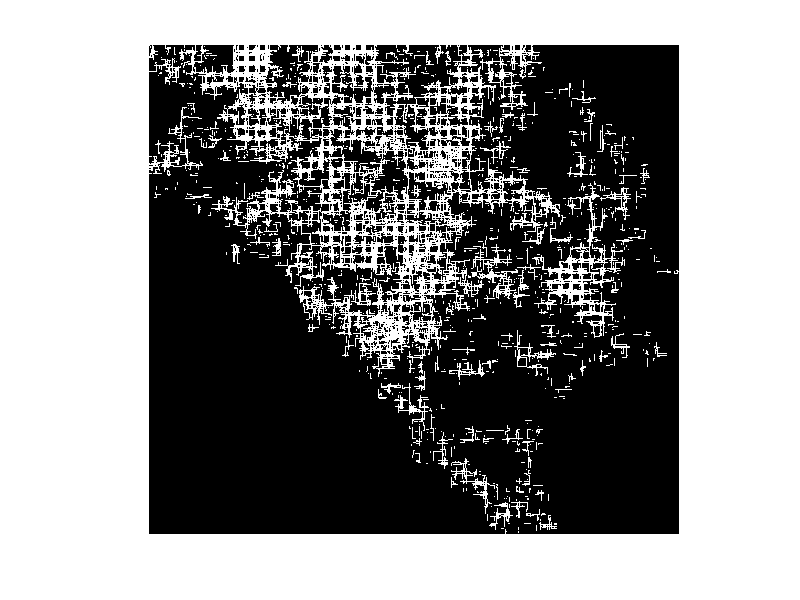

Recreate this plot in MATLAB.
% Create rotation matrix
theta = 90; % to rotate 90 counterclockwise
R = [cosd(theta) -sind(theta); sind(theta) cosd(theta)];

% direction
dir = [1 0];
% create pixel grid
h = 1000;
w = 1000;
steps = h*w;
frame = zeros(max(h,w));
listprimes = primes(steps);
lastcount = length(listprimes);

counter = 1;
p = [w/2 h/2];

for x = 1:steps
    if counter == lastcount
    break;
    end
    
    frame(p(1), p(2)) = 1;
    p = p + dir;
    if x == listprimes(counter)
    counter = counter+1;
    dir = dir*R;
    end

    if p(1) < 1 
    dir = dir*R;
    p(1) = 1;
    p = p + dir;
    elseif p(1) > 2024 
    dir = dir*R;
    p(1) = w;
    p = p + dir;
    end

    if p(2) < 1
    p(2) = 1;
    dir = dir*R;
    p = p + dir;
    elseif p(2) > 2024
    p(2) = h;
    dir = dir*R;
    p = p + dir;
    end
end

imshow(frame, 'InitialMagnification', 'fit')